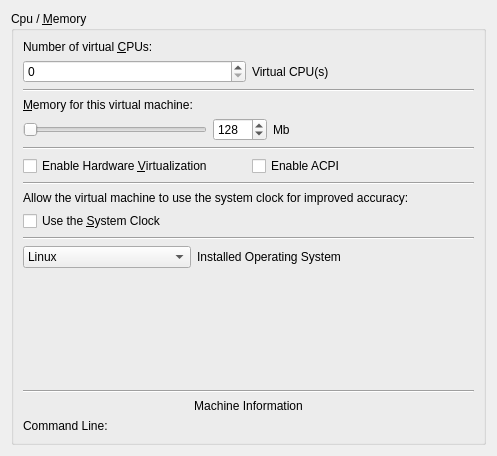
           <widget class="QWidget" name="cpuPage" >
            <property name="geometry" >
             <rect>
              <x>0</x>
              <y>0</y>
              <width>497</width>
              <height>456</height>
             </rect>
            </property>
            <property name="helpFile" stdset="0" >
             <string>cpu-memory.html</string>
            </property>
            <layout class="QVBoxLayout" name="verticalLayout_9" >
             <item>
              <widget class="QGroupBox" name="cpuBox" >
               <property name="title" >
                <string>Cpu / &amp;Memory</string>
               </property>
               <layout class="QVBoxLayout" name="verticalLayout_3" >
                <item>
                 <widget class="QLabel" name="label_3" >
                  <property name="text" >
                   <string>Number of virtual &amp;CPUs:</string>
                  </property>
                  <property name="buddy" >
                   <cstring>cpuSpinBox</cstring>
                  </property>
                 </widget>
                </item>
                <item>
                 <layout class="QHBoxLayout" name="horizontalLayout_2" >
                  <item>
                   <widget class="QSpinBox" name="cpuSpinBox" />
                  </item>
                  <item>
                   <widget class="QLabel" name="label" >
                    <property name="text" >
                     <string>Virtual CPU(s)</string>
                    </property>
                    <property name="buddy" >
                     <cstring>cpuSpinBox</cstring>
                    </property>
                   </widget>
                  </item>
                 </layout>
                </item>
                <item>
                 <widget class="Line" name="line" >
                  <property name="orientation" >
                   <enum>Qt::Horizontal</enum>
                  </property>
                 </widget>
                </item>
                <item>
                 <widget class="QLabel" name="label_2" >
                  <property name="text" >
                   <string>&amp;Memory for this virtual machine:</string>
                  </property>
                  <property name="buddy" >
                   <cstring>memorySpinBox</cstring>
                  </property>
                 </widget>
                </item>
                <item>
                 <layout class="QHBoxLayout" name="horizontalLayout_3" >
                  <item>
                   <widget class="QSlider" name="memorySlider" >
                    <property name="maximum" >
                     <number>1024</number>
                    </property>
                    <property name="singleStep" >
                     <number>1</number>
                    </property>
                    <property name="pageStep" >
                     <number>128</number>
                    </property>
                    <property name="orientation" >
                     <enum>Qt::Horizontal</enum>
                    </property>
                    <property name="tickPosition" >
                     <enum>QSlider::NoTicks</enum>
                    </property>
                    <property name="tickInterval" >
                     <number>128</number>
                    </property>
                   </widget>
                  </item>
                  <item>
                   <widget class="QSpinBox" name="memorySpinBox" >
                    <property name="minimum" >
                     <number>0</number>
                    </property>
                    <property name="maximum" >
                     <number>4096</number>
                    </property>
                    <property name="singleStep" >
                     <number>1</number>
                    </property>
                    <property name="value" >
                     <number>128</number>
                    </property>
                   </widget>
                  </item>
                  <item>
                   <widget class="QLabel" name="label_17" >
                    <property name="text" >
                     <string>Mb</string>
                    </property>
                   </widget>
                  </item>
                  <item>
                   <spacer name="horizontalSpacer_2" >
                    <property name="orientation" >
                     <enum>Qt::Horizontal</enum>
                    </property>
                    <property name="sizeHint" stdset="0" >
                     <size>
                      <width>40</width>
                      <height>20</height>
                     </size>
                    </property>
                   </spacer>
                  </item>
                 </layout>
                </item>
                <item>
                 <widget class="Line" name="line_2" >
                  <property name="orientation" >
                   <enum>Qt::Horizontal</enum>
                  </property>
                 </widget>
                </item>
                <item>
                 <layout class="QHBoxLayout" name="horizontalLayout_25" >
                  <item>
                   <widget class="QCheckBox" name="virtCheckBox" >
                    <property name="text" >
                     <string>Enable Hardware &amp;Virtualization</string>
                    </property>
                   </widget>
                  </item>
                  <item>
                   <widget class="QCheckBox" name="acpiCheck" >
                    <property name="text" >
                     <string>Enable ACPI</string>
                    </property>
                   </widget>
                  </item>
                 </layout>
                </item>
                <item>
                 <widget class="Line" name="line_8" >
                  <property name="orientation" >
                   <enum>Qt::Horizontal</enum>
                  </property>
                 </widget>
                </item>
                <item>
                 <widget class="QLabel" name="label_14" >
                  <property name="text" >
                   <string>Allow the virtual machine to use the system clock for improved accuracy:</string>
                  </property>
                  <property name="wordWrap" >
                   <bool>true</bool>
                  </property>
                 </widget>
                </item>
                <item>
                 <widget class="QCheckBox" name="timeCheck" >
                  <property name="text" >
                   <string>Use the &amp;System Clock</string>
                  </property>
                 </widget>
                </item>
                <item>
                 <widget class="Line" name="line_10" >
                  <property name="orientation" >
                   <enum>Qt::Horizontal</enum>
                  </property>
                 </widget>
                </item>
                <item>
                 <layout class="QFormLayout" name="formLayout" >
                  <property name="fieldGrowthPolicy" >
                   <enum>QFormLayout::AllNonFixedFieldsGrow</enum>
                  </property>
                  <item row="0" column="0" >
                   <widget class="QComboBox" name="osCheck" >
                    <property name="enabled" >
                     <bool>true</bool>
                    </property>
                    <item>
                     <property name="text" >
                      <string>Linux</string>
                     </property>
                    </item>
                    <item>
                     <property name="text" >
                      <string>Windows (2000/XP/Vista)</string>
                     </property>
                    </item>
                    <item>
                     <property name="text" >
                      <string>Windows 95/98/ME</string>
                     </property>
                    </item>
                    <item>
                     <property name="text" >
                      <string>BSD</string>
                     </property>
                    </item>
                    <item>
                     <property name="text" >
                      <string>Other</string>
                     </property>
                    </item>
                   </widget>
                  </item>
                  <item row="0" column="1" >
                   <widget class="QLabel" name="label_15" >
                    <property name="enabled" >
                     <bool>true</bool>
                    </property>
                    <property name="text" >
                     <string>Installed Operating System</string>
                    </property>
                    <property name="buddy" >
                     <cstring>osCheck</cstring>
                    </property>
                   </widget>
                  </item>
                 </layout>
                </item>
                <item>
                 <spacer name="verticalSpacer_3" >
                  <property name="orientation" >
                   <enum>Qt::Vertical</enum>
                  </property>
                  <property name="sizeHint" stdset="0" >
                   <size>
                    <width>20</width>
                    <height>40</height>
                   </size>
                  </property>
                 </spacer>
                </item>
                <item>
                 <widget class="Line" name="line_3" >
                  <property name="orientation" >
                   <enum>Qt::Horizontal</enum>
                  </property>
                 </widget>
                </item>
                <item>
                 <widget class="QLabel" name="label_16" >
                  <property name="text" >
                   <string>Machine Information</string>
                  </property>
                  <property name="alignment" >
                   <set>Qt::AlignCenter</set>
                  </property>
                 </widget>
                </item>
                <item>
                 <layout class="QFormLayout" name="formLayout_5" >
                  <item row="0" column="0" >
                   <widget class="QLabel" name="label_22" >
                    <property name="text" >
                     <string>Command Line:</string>
                    </property>
                   </widget>
                  </item>
                  <item row="0" column="1" >
                   <widget class="QLabel" name="commandLine" >
                    <property name="text" >
                     <string/>
                    </property>
                    <property name="textFormat" >
                     <enum>Qt::PlainText</enum>
                    </property>
                    <property name="wordWrap" >
                     <bool>true</bool>
                    </property>
                   </widget>
                  </item>
                 </layout>
                </item>
               </layout>
              </widget>
             </item>
            </layout>
           </widget>
